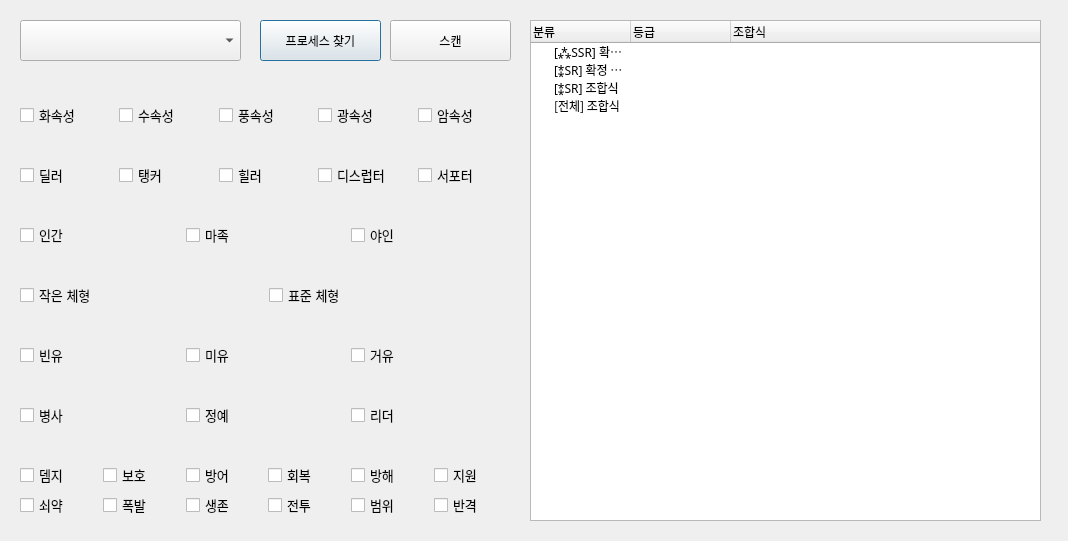
<?xml version="1.0" encoding="UTF-8"?>
<ui version="4.0">
 <class>Dialog</class>
 <widget class="QDialog" name="Dialog">
  <property name="geometry">
   <rect>
    <x>0</x>
    <y>0</y>
    <width>1068</width>
    <height>541</height>
   </rect>
  </property>
  <property name="windowTitle">
   <string>Dialog</string>
  </property>
  <widget class="QPushButton" name="ScanWindow">
   <property name="geometry">
    <rect>
     <x>260</x>
     <y>20</y>
     <width>121</width>
     <height>41</height>
    </rect>
   </property>
   <property name="font">
    <font>
     <pointsize>9</pointsize>
    </font>
   </property>
   <property name="text">
    <string>프로세스 찾기</string>
   </property>
  </widget>
  <widget class="QPushButton" name="ScanButton">
   <property name="geometry">
    <rect>
     <x>390</x>
     <y>20</y>
     <width>121</width>
     <height>41</height>
    </rect>
   </property>
   <property name="font">
    <font>
     <pointsize>9</pointsize>
    </font>
   </property>
   <property name="text">
    <string>스캔</string>
   </property>
  </widget>
  <widget class="QWidget" name="horizontalLayoutWidget">
   <property name="geometry">
    <rect>
     <x>20</x>
     <y>100</y>
     <width>491</width>
     <height>31</height>
    </rect>
   </property>
   <property name="font">
    <font>
     <pointsize>10</pointsize>
    </font>
   </property>
   <layout class="QHBoxLayout" name="horizontalLayout">
    <item>
     <widget class="QCheckBox" name="TagBtn00">
      <property name="font">
       <font>
        <pointsize>10</pointsize>
       </font>
      </property>
      <property name="text">
       <string>화속성</string>
      </property>
     </widget>
    </item>
    <item>
     <widget class="QCheckBox" name="TagBtn01">
      <property name="font">
       <font>
        <pointsize>10</pointsize>
       </font>
      </property>
      <property name="text">
       <string>수속성</string>
      </property>
     </widget>
    </item>
    <item>
     <widget class="QCheckBox" name="TagBtn02">
      <property name="font">
       <font>
        <pointsize>10</pointsize>
       </font>
      </property>
      <property name="text">
       <string>풍속성</string>
      </property>
     </widget>
    </item>
    <item>
     <widget class="QCheckBox" name="TagBtn03">
      <property name="font">
       <font>
        <pointsize>10</pointsize>
       </font>
      </property>
      <property name="text">
       <string>광속성</string>
      </property>
     </widget>
    </item>
    <item>
     <widget class="QCheckBox" name="TagBtn04">
      <property name="font">
       <font>
        <pointsize>10</pointsize>
       </font>
      </property>
      <property name="text">
       <string>암속성</string>
      </property>
     </widget>
    </item>
   </layout>
  </widget>
  <widget class="QWidget" name="horizontalLayoutWidget_2">
   <property name="geometry">
    <rect>
     <x>20</x>
     <y>160</y>
     <width>491</width>
     <height>31</height>
    </rect>
   </property>
   <property name="font">
    <font>
     <pointsize>10</pointsize>
    </font>
   </property>
   <layout class="QHBoxLayout" name="horizontalLayout_2">
    <item>
     <widget class="QCheckBox" name="TagBtn05">
      <property name="font">
       <font>
        <pointsize>10</pointsize>
       </font>
      </property>
      <property name="text">
       <string>딜러</string>
      </property>
     </widget>
    </item>
    <item>
     <widget class="QCheckBox" name="TagBtn06">
      <property name="font">
       <font>
        <pointsize>10</pointsize>
       </font>
      </property>
      <property name="text">
       <string>탱커</string>
      </property>
     </widget>
    </item>
    <item>
     <widget class="QCheckBox" name="TagBtn07">
      <property name="font">
       <font>
        <pointsize>10</pointsize>
       </font>
      </property>
      <property name="text">
       <string>힐러</string>
      </property>
     </widget>
    </item>
    <item>
     <widget class="QCheckBox" name="TagBtn08">
      <property name="font">
       <font>
        <pointsize>10</pointsize>
       </font>
      </property>
      <property name="text">
       <string>디스럽터</string>
      </property>
     </widget>
    </item>
    <item>
     <widget class="QCheckBox" name="TagBtn09">
      <property name="font">
       <font>
        <pointsize>10</pointsize>
       </font>
      </property>
      <property name="text">
       <string>서포터</string>
      </property>
     </widget>
    </item>
   </layout>
  </widget>
  <widget class="QWidget" name="horizontalLayoutWidget_3">
   <property name="geometry">
    <rect>
     <x>20</x>
     <y>220</y>
     <width>491</width>
     <height>31</height>
    </rect>
   </property>
   <property name="font">
    <font>
     <pointsize>10</pointsize>
    </font>
   </property>
   <layout class="QHBoxLayout" name="horizontalLayout_3">
    <item>
     <widget class="QCheckBox" name="TagBtn10">
      <property name="font">
       <font>
        <pointsize>10</pointsize>
       </font>
      </property>
      <property name="text">
       <string>인간</string>
      </property>
     </widget>
    </item>
    <item>
     <widget class="QCheckBox" name="TagBtn11">
      <property name="font">
       <font>
        <pointsize>10</pointsize>
       </font>
      </property>
      <property name="text">
       <string>마족</string>
      </property>
     </widget>
    </item>
    <item>
     <widget class="QCheckBox" name="TagBtn12">
      <property name="font">
       <font>
        <pointsize>10</pointsize>
       </font>
      </property>
      <property name="text">
       <string>야인</string>
      </property>
     </widget>
    </item>
   </layout>
  </widget>
  <widget class="QWidget" name="horizontalLayoutWidget_4">
   <property name="geometry">
    <rect>
     <x>20</x>
     <y>280</y>
     <width>491</width>
     <height>31</height>
    </rect>
   </property>
   <property name="font">
    <font>
     <pointsize>10</pointsize>
    </font>
   </property>
   <layout class="QHBoxLayout" name="horizontalLayout_4">
    <item>
     <widget class="QCheckBox" name="TagBtn13">
      <property name="font">
       <font>
        <pointsize>10</pointsize>
       </font>
      </property>
      <property name="text">
       <string>작은 체형</string>
      </property>
     </widget>
    </item>
    <item>
     <widget class="QCheckBox" name="TagBtn14">
      <property name="font">
       <font>
        <pointsize>10</pointsize>
       </font>
      </property>
      <property name="text">
       <string>표준 체형</string>
      </property>
     </widget>
    </item>
   </layout>
  </widget>
  <widget class="QWidget" name="horizontalLayoutWidget_5">
   <property name="geometry">
    <rect>
     <x>20</x>
     <y>340</y>
     <width>491</width>
     <height>31</height>
    </rect>
   </property>
   <property name="font">
    <font>
     <pointsize>10</pointsize>
    </font>
   </property>
   <layout class="QHBoxLayout" name="horizontalLayout_5">
    <item>
     <widget class="QCheckBox" name="TagBtn15">
      <property name="font">
       <font>
        <pointsize>10</pointsize>
       </font>
      </property>
      <property name="text">
       <string>빈유</string>
      </property>
     </widget>
    </item>
    <item>
     <widget class="QCheckBox" name="TagBtn16">
      <property name="font">
       <font>
        <pointsize>10</pointsize>
       </font>
      </property>
      <property name="text">
       <string>미유</string>
      </property>
     </widget>
    </item>
    <item>
     <widget class="QCheckBox" name="TagBtn17">
      <property name="font">
       <font>
        <pointsize>10</pointsize>
       </font>
      </property>
      <property name="text">
       <string>거유</string>
      </property>
     </widget>
    </item>
   </layout>
  </widget>
  <widget class="QWidget" name="horizontalLayoutWidget_6">
   <property name="geometry">
    <rect>
     <x>20</x>
     <y>400</y>
     <width>491</width>
     <height>31</height>
    </rect>
   </property>
   <property name="font">
    <font>
     <pointsize>10</pointsize>
    </font>
   </property>
   <layout class="QHBoxLayout" name="horizontalLayout_6">
    <item>
     <widget class="QCheckBox" name="TagBtn18">
      <property name="font">
       <font>
        <pointsize>10</pointsize>
       </font>
      </property>
      <property name="text">
       <string>병사</string>
      </property>
     </widget>
    </item>
    <item>
     <widget class="QCheckBox" name="TagBtn19">
      <property name="font">
       <font>
        <pointsize>10</pointsize>
       </font>
      </property>
      <property name="text">
       <string>정예</string>
      </property>
     </widget>
    </item>
    <item>
     <widget class="QCheckBox" name="TagBtn20">
      <property name="font">
       <font>
        <pointsize>10</pointsize>
       </font>
      </property>
      <property name="text">
       <string>리더</string>
      </property>
     </widget>
    </item>
   </layout>
  </widget>
  <widget class="QWidget" name="horizontalLayoutWidget_7">
   <property name="geometry">
    <rect>
     <x>20</x>
     <y>460</y>
     <width>491</width>
     <height>31</height>
    </rect>
   </property>
   <property name="font">
    <font>
     <pointsize>10</pointsize>
    </font>
   </property>
   <layout class="QHBoxLayout" name="horizontalLayout_7">
    <item>
     <widget class="QCheckBox" name="TagBtn21">
      <property name="font">
       <font>
        <pointsize>10</pointsize>
       </font>
      </property>
      <property name="text">
       <string>뎀지</string>
      </property>
     </widget>
    </item>
    <item>
     <widget class="QCheckBox" name="TagBtn22">
      <property name="font">
       <font>
        <pointsize>10</pointsize>
       </font>
      </property>
      <property name="text">
       <string>보호</string>
      </property>
     </widget>
    </item>
    <item>
     <widget class="QCheckBox" name="TagBtn23">
      <property name="font">
       <font>
        <pointsize>10</pointsize>
       </font>
      </property>
      <property name="text">
       <string>방어</string>
      </property>
     </widget>
    </item>
    <item>
     <widget class="QCheckBox" name="TagBtn24">
      <property name="font">
       <font>
        <pointsize>10</pointsize>
       </font>
      </property>
      <property name="text">
       <string>회복</string>
      </property>
     </widget>
    </item>
    <item>
     <widget class="QCheckBox" name="TagBtn25">
      <property name="font">
       <font>
        <pointsize>10</pointsize>
       </font>
      </property>
      <property name="text">
       <string>방해</string>
      </property>
     </widget>
    </item>
    <item>
     <widget class="QCheckBox" name="TagBtn26">
      <property name="font">
       <font>
        <pointsize>10</pointsize>
       </font>
      </property>
      <property name="text">
       <string>지원</string>
      </property>
     </widget>
    </item>
   </layout>
  </widget>
  <widget class="QWidget" name="horizontalLayoutWidget_8">
   <property name="geometry">
    <rect>
     <x>20</x>
     <y>490</y>
     <width>491</width>
     <height>31</height>
    </rect>
   </property>
   <property name="font">
    <font>
     <pointsize>10</pointsize>
    </font>
   </property>
   <layout class="QHBoxLayout" name="horizontalLayout_8">
    <item>
     <widget class="QCheckBox" name="TagBtn27">
      <property name="font">
       <font>
        <pointsize>10</pointsize>
       </font>
      </property>
      <property name="text">
       <string>쇠약</string>
      </property>
     </widget>
    </item>
    <item>
     <widget class="QCheckBox" name="TagBtn28">
      <property name="font">
       <font>
        <pointsize>10</pointsize>
       </font>
      </property>
      <property name="text">
       <string>폭발</string>
      </property>
     </widget>
    </item>
    <item>
     <widget class="QCheckBox" name="TagBtn29">
      <property name="font">
       <font>
        <pointsize>10</pointsize>
       </font>
      </property>
      <property name="text">
       <string>생존</string>
      </property>
     </widget>
    </item>
    <item>
     <widget class="QCheckBox" name="TagBtn30">
      <property name="font">
       <font>
        <pointsize>10</pointsize>
       </font>
      </property>
      <property name="text">
       <string>전투</string>
      </property>
     </widget>
    </item>
    <item>
     <widget class="QCheckBox" name="TagBtn31">
      <property name="font">
       <font>
        <pointsize>10</pointsize>
       </font>
      </property>
      <property name="text">
       <string>범위</string>
      </property>
     </widget>
    </item>
    <item>
     <widget class="QCheckBox" name="TagBtn32">
      <property name="font">
       <font>
        <pointsize>10</pointsize>
       </font>
      </property>
      <property name="text">
       <string>반격</string>
      </property>
     </widget>
    </item>
   </layout>
  </widget>
  <widget class="QComboBox" name="ProcessListBox">
   <property name="geometry">
    <rect>
     <x>20</x>
     <y>20</y>
     <width>221</width>
     <height>41</height>
    </rect>
   </property>
  </widget>
  <widget class="QTreeWidget" name="treeWidget">
   <property name="geometry">
    <rect>
     <x>530</x>
     <y>20</y>
     <width>511</width>
     <height>501</height>
    </rect>
   </property>
   <property name="font">
    <font>
     <family>돋움</family>
     <pointsize>9</pointsize>
     <underline>false</underline>
    </font>
   </property>
   <column>
    <property name="text">
     <string>분류</string>
    </property>
   </column>
   <column>
    <property name="text">
     <string>등급</string>
    </property>
   </column>
   <column>
    <property name="text">
     <string>조합식</string>
    </property>
   </column>
   <item>
    <property name="text">
     <string>[⁂SSR] 확정 조합식</string>
    </property>
    <property name="font">
     <font>
      <weight>50</weight>
      <bold>false</bold>
     </font>
    </property>
   </item>
   <item>
    <property name="text">
     <string>[⁑SR] 확정 조합식</string>
    </property>
    <property name="font">
     <font>
      <weight>50</weight>
      <bold>false</bold>
     </font>
    </property>
   </item>
   <item>
    <property name="text">
     <string>[⁑SR] 조합식</string>
    </property>
    <property name="font">
     <font>
      <weight>50</weight>
      <bold>false</bold>
     </font>
    </property>
    <property name="text">
     <string/>
    </property>
   </item>
   <item>
    <property name="text">
     <string>[전체] 조합식</string>
    </property>
    <property name="font">
     <font>
      <weight>50</weight>
      <bold>false</bold>
     </font>
    </property>
    <property name="text">
     <string/>
    </property>
    <property name="font">
     <font>
      <weight>75</weight>
      <bold>true</bold>
     </font>
    </property>
   </item>
  </widget>
 </widget>
 <resources/>
 <connections/>
</ui>
